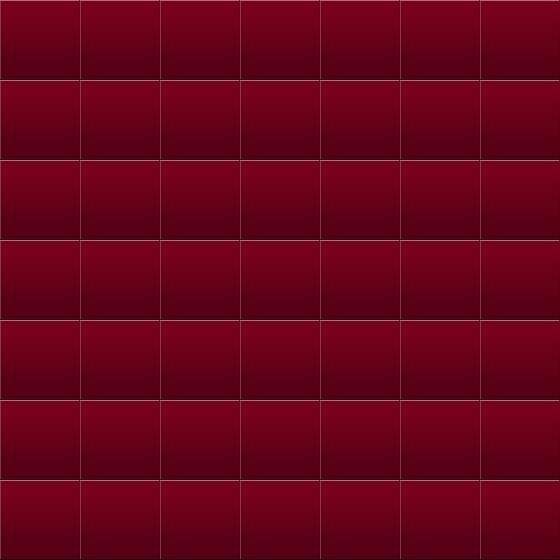

A 2D game scene composited from a Tiled map and its tileset images. What follows is a short description and the map's XML, with each tile layer's data collapsed to a summary:
An orthogonal 7x7 tile map with 80x80 px tiles, 1 tile layer (Layer1).

<map version="1.0" orientation="orthogonal" width="7" height="7" tilewidth="80" tileheight="80">
 <tileset firstgid="1" name="ATile" tilewidth="80" tileheight="80">
  <image source="ATile.png" trans="ffffff" width="80" height="80" />
 </tileset>
 <layer name="Layer1" width="7" height="7">
  <data>[49 cells, 49 non-empty, 1 distinct tile ids]</data>
 </layer>
</map>
